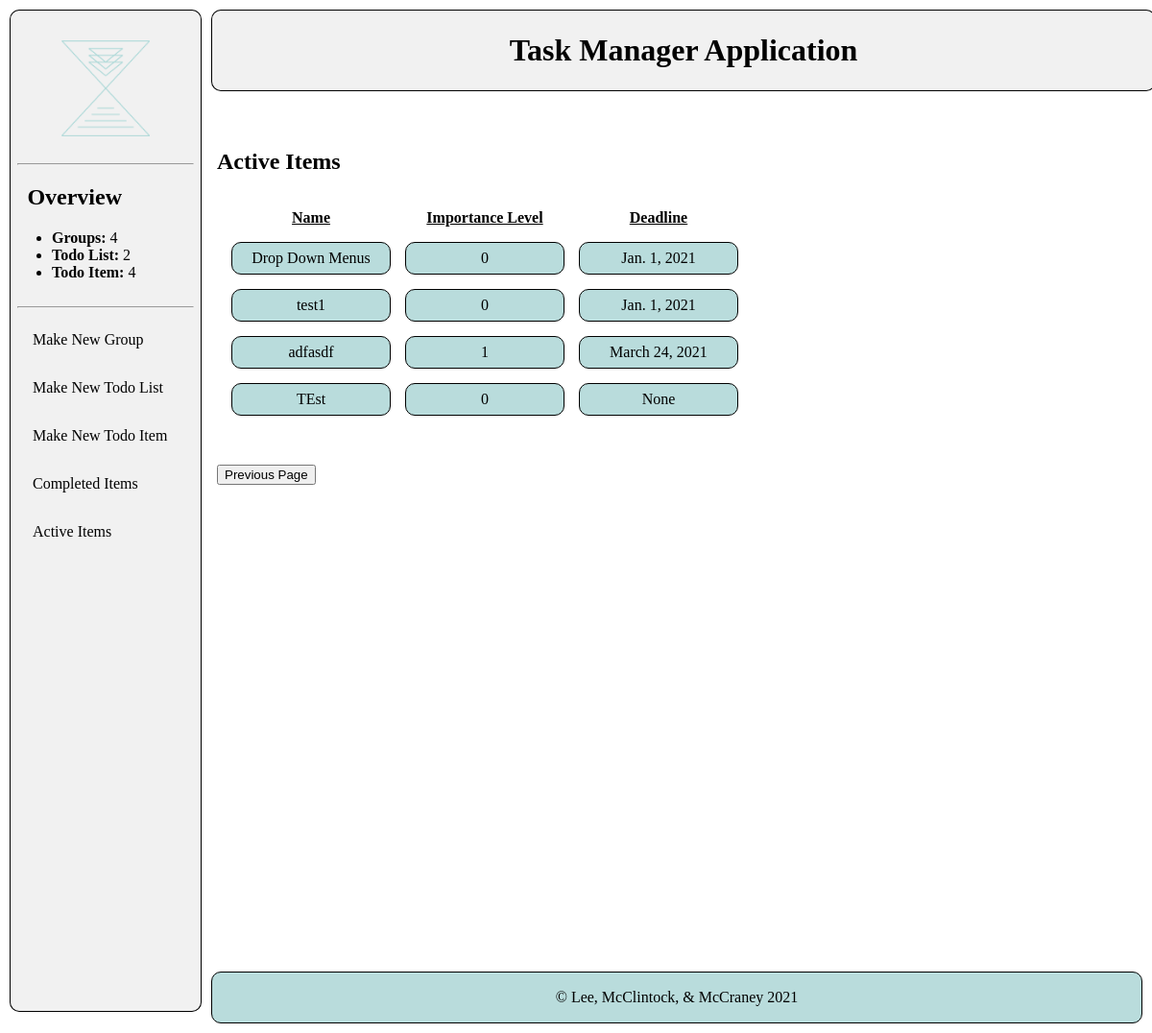
Page /uncompleted on the earlier database version.
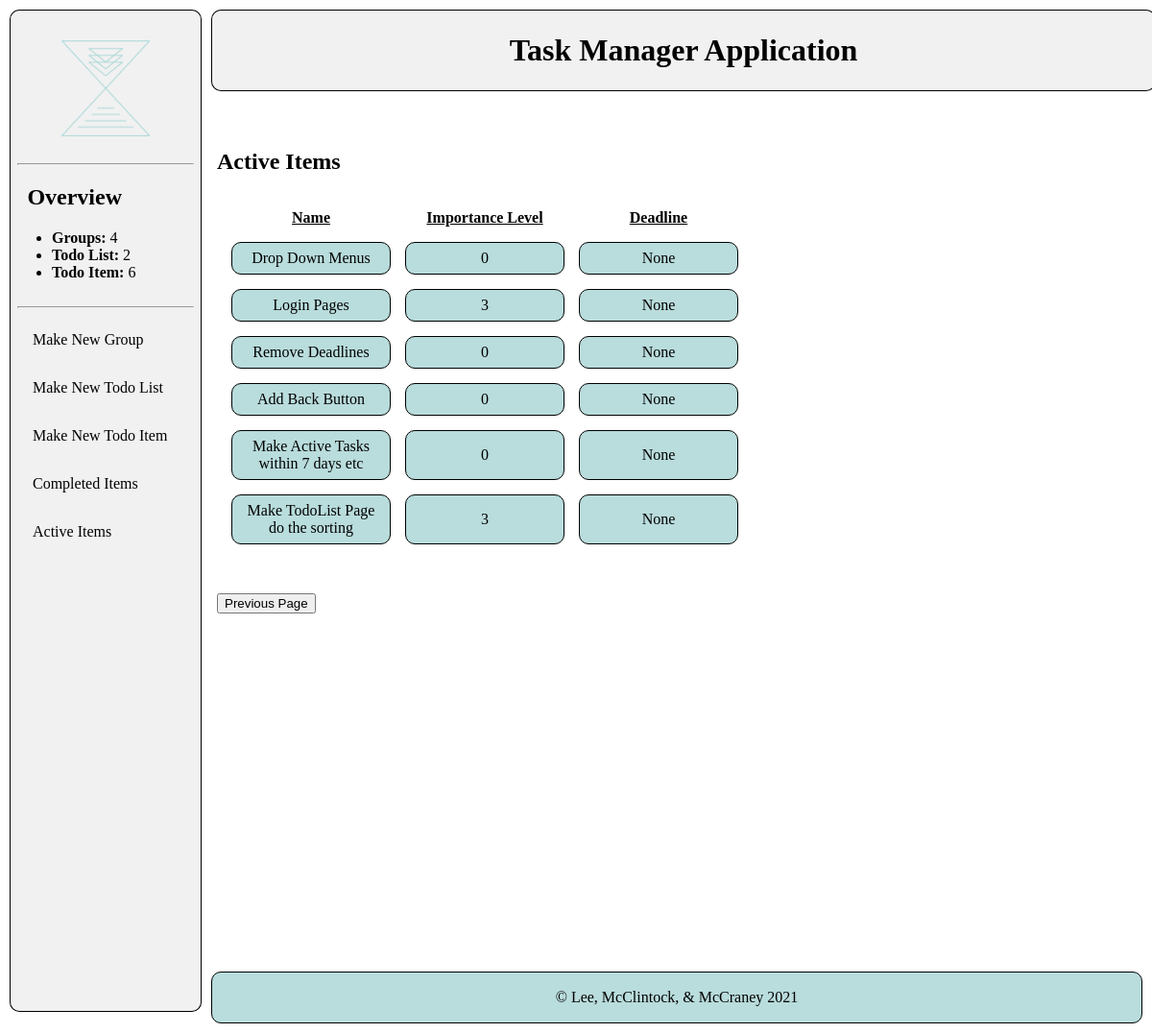
Same page on the later database version.
### calendarApp/models.py (models this page shows, shortened)
class TodoItem(models.Model):
    CHOICES = [(i,i) for i in range(4)]
    todoList = models.ForeignKey(TodoList, on_delete=models.CASCADE)
    name = models.CharField(max_length=200)
    description = models.CharField(max_length=200, blank=True)
    completed = models.BooleanField(default=False)
    completedDate = models.DateField(null=True, blank=True)
    deadline = models.DateField(null=True, blank=True)
    importanceLevel = models.IntegerField(default=0, choices=CHOICES)

### calendarApp/views.py (the view)
# urls.py: path("uncompleted", views.uncompletedItems, name="uncompletedItems"),
def uncompletedItems(request):
    todoItems = TodoItem.objects.all().filter(completed=False)
    return render(request, "uncompletedItems.html", {"todoItems": todoItems})

### calendarApp/models.py (called while the page is built)
    def __str__(self):
        return self.name

    def __str__(self):
        return self.name

### calendarSite/context_processors.py (called while the page is built)
def count(request):
    return {
        'num_Group': Group.objects.all().count(),
        'num_TodoList': TodoList.objects.all().count(),
        'num_TodoItem': TodoItem.objects.filter(completed=False).count(),
    }

### calendarApp/templates/uncompletedItems.html (shortened to what this page needs)
{% extends "base_generic.html" %}
{% block content %}
<div class="content">
    <div class="detail">
        <div class="formContent">
            {% if todoItems%}
                <h2>Active Items</h2>
                <table id="myTable">
                    <tr>
                        <th id="listName"><u>Name</u></th>
                        <th id="importanceLevel"><u>Importance Level</u></th>
                        <th id="deadline"><u>Deadline</u></th>
                    </tr>
                {% for todoItem in todoItems %}
                    <tr>
                        <td><a href="/{{todoItem.todoList.group}}/{{todoItem.todoList}}/{{todoItem.name}}">{{todoItem.name}}</a></td>
                        <td>{{todoItem.importanceLevel}}</td>
                        <td>{{todoItem.deadline}}</td>
                    </tr>
                {% endfor %}
                </table>
            {% else %}
                <p>You have no uncompleted items</p>
            {% endif %}
        </div>
    </div>
    <br><br>
    <button onclick="location.href='javascript:history.go(-1)' ">Previous Page</a></button>
</div>
{% endblock %}

### calendarApp/templates/base_generic.html (shortened to what this page needs)
<!DOCTYPE html>
<html lang="en">
<head>
    {% load static %}
    <link rel="stylesheet" type="text/css" href="{% static 'calendarApp/style.css' %}">
</head>
<body>
    {% block navigation %}
        <div class='topbar'>
            <h1>Task Manager Application</h1>
        </div>
        <div class='sidebar'>
            <ul>
                <li>
                    <div class="logoPadding">
                    <a href="/"><img src="{% static 'calendarApp/calendarAppLogo1.png' %}" alt="Logo for Calendar Application" style="height: 100px;"></a>
                    </div>
                </li>
                <hr>
                <li>
                    <h2 id="sidebarOverviewHeading">Overview</h2>
                        <ul id="sidebarOverviewItems">
                        <li><strong>Groups:</strong> {{ num_Group }}</li>
                        <li><strong>Todo List:</strong> {{ num_TodoList }}</li>
                        <li><strong>Todo Item:</strong> {{ num_TodoItem }}</li>
                        </ul>
                </li>
                <br>
                <hr>
                <li><a href="/makeNewGroup">Make New Group</a></li>
                <li><a href="/makeNewTodoList">Make New Todo List</a></li>
                <li><a href="/makeNewTodoItem">Make New Todo Item</a></li>
                <li><a href="/completed">Completed Items</a></li>
                <li><a href="/uncompleted">Active Items</a></li>
            </ul>
        </div>
    {% endblock %}
    {% block content %}{% endblock %}
<footer>
    <p>&copy Lee, McClintock, & McCraney 2021</p>
</footer>
{% load static %}
</body>
</html>

### calendarApp/static/calendarApp/style.css (style rules this page uses)
body { margin: 10px; }
h1 { font-weight: bold; color: black; }
h2 { color: black; }
a { color: black; }
a:link { text-decoration: none; }
.logoPadding { padding: center; text-align: center; }
.sidebar ul { list-style: none; padding-inline-start: .5rem; padding-inline-end: .5rem; }
.topbar { margin-left: 210px; width: 82%; background-color: #f1f1f1; position: fixed; height: 85px; overflow: auto; border-radius:10px; display: flex; justify-content: center; align-items: center; box-shadow: 0px 0px 0px 1px black inset; z-index: 999; }
.sidebar { margin: 0; padding: 0; width: 200px; background-color: #f1f1f1; position: fixed; height: 97%; overflow: auto; border-radius:10px; box-shadow: 0px 0px 0px 1px black inset; }
.sidebar a { display: block; color: black; padding: 16px; text-decoration: none; }
.sidebar #sidebarOverviewItems { list-style-type: disc; padding-left: 36px; text-align: auto; }
.sidebar #sidebarOverviewHeading { padding-inline-start: .65rem; padding-bottom: 0px; }
div.content { margin-left: 200px; padding: 1px 16px; height: 1000px; }
footer { text-align: center; margin-left: 210px; padding: 1px 16px; background-color: #B9DCDC; color: black; border-radius:10px; border: 1px solid black; }
.formContent { margin-top: 9rem; }
table { border-spacing: 15px 15px; }
td { width: 150px; text-align: center; border: 1px solid black; padding: 7px; background-color: #B9DCDC; border-radius:10px; }

Differences in the rows shown:
removed TodoItem: name "test1", importanceLevel "0", deadline "Jan. 1, 2021"
removed TodoItem: name "adfasdf", importanceLevel "1", deadline "March 24, 2021"
removed TodoItem: name "TEst", importanceLevel "0", deadline "None"
changed TodoItem "Drop Down Menus": deadline "Jan. 1, 2021" → "None"
added TodoItem: name "Login Pages", importanceLevel "3", deadline "None"
added TodoItem: name "Remove Deadlines", importanceLevel "0", deadline "None"
added TodoItem: name "Add Back Button", importanceLevel "0", deadline "None"
added TodoItem: name "Make Active Tasks within 7 days etc", importanceLevel "0", deadline "None"
added TodoItem: name "Make TodoList Page do the sorting", importanceLevel "3", deadline "None"
Other differences:
{{ num_TodoItem }}: "4" → "6"
